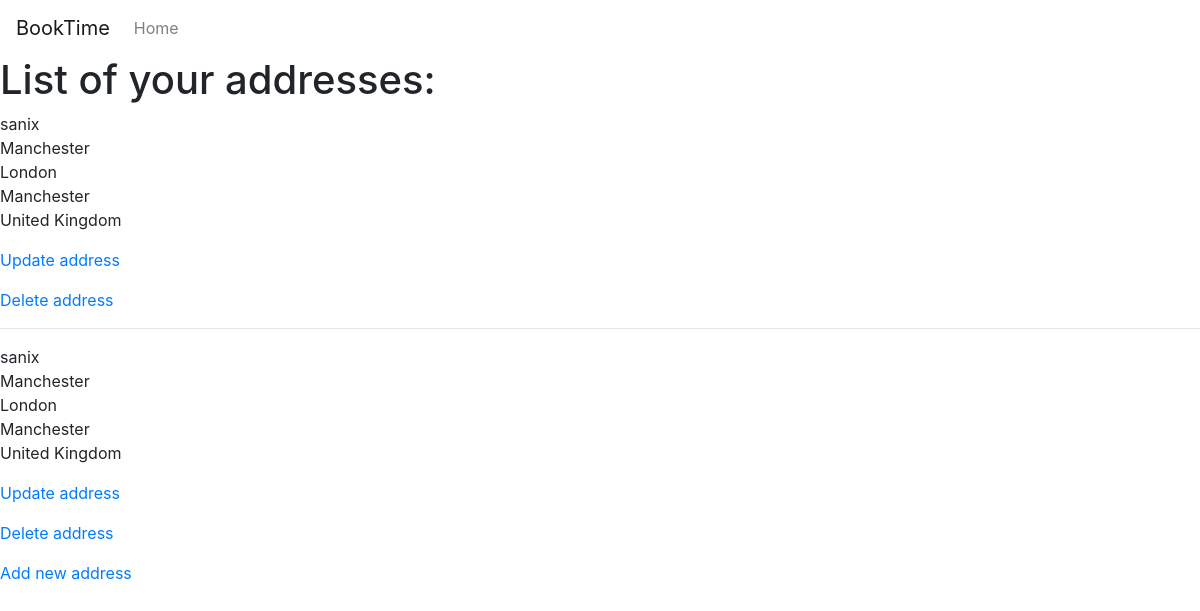
Screenshot of /address/ (signed in) with the database file from the repository.
### main/models.py (models this page shows, shortened)
class Address(models.Model):
    SUPPORTED_COUNTRIES=(
        ('uk', 'United Kingdom'),
        ('us', 'United States of America'),
    )
    user=models.ForeignKey(User, on_delete=models.CASCADE)
    name=models.CharField(max_length=60)
    address1=models.CharField("Address line 1", max_length=60)
    address2=models.CharField(
        "Address line 2", max_length=60, blank=True
    )
    zip_code=models.CharField(
        "ZIP / Postal code", max_length=12
    )
    city=models.CharField(max_length=60)
    country=models.CharField(
        max_length=3, choices=SUPPORTED_COUNTRIES
    )

### main/views.py (the view)
# urls.py: path('address/', views.AddressListView.as_view(),
class AddressListView(LoginRequiredMixin, ListView):
    model=models.Address
    template_name='main/address_list.html'
    def get_queryset(self):
        return self.model.objects.filter(user=self.request.user)

### main/templates/main/address_list.html
{% extends "base.html" %}
{% block content %}
  <h1>List of your addresses:</h1>
  {% for address in object_list %}
    <p>
      {{ address.name }}<br>
      {{ address.address1 }}<br>
      {{ address.address2 }}<br>
      {{ address.city }}<br>
      {{ address.get_country_display }}<br>
    </p>
    <p>
      <a href="{% url "address_update" address.id %}">Update
address</a>
    </p>
    <p>
       <a href="{% url "address_delete" address.id %}">Delete
address</a>
    </p>
    {% if not forloop.last %}
      <hr>
    {% endif %}
  {% endfor %}
  <p>
    <a href="{% url "address_create" %}">Add new address</a>
  </p>
{% endblock content %}

### rows the page displays
Address: name "sanix", address1 "Manchester", address2 "London", city "Manchester", country "United Kingdom"
Address: name "sanix", address1 "Manchester", address2 "London", city "Manchester", country "United Kingdom"
